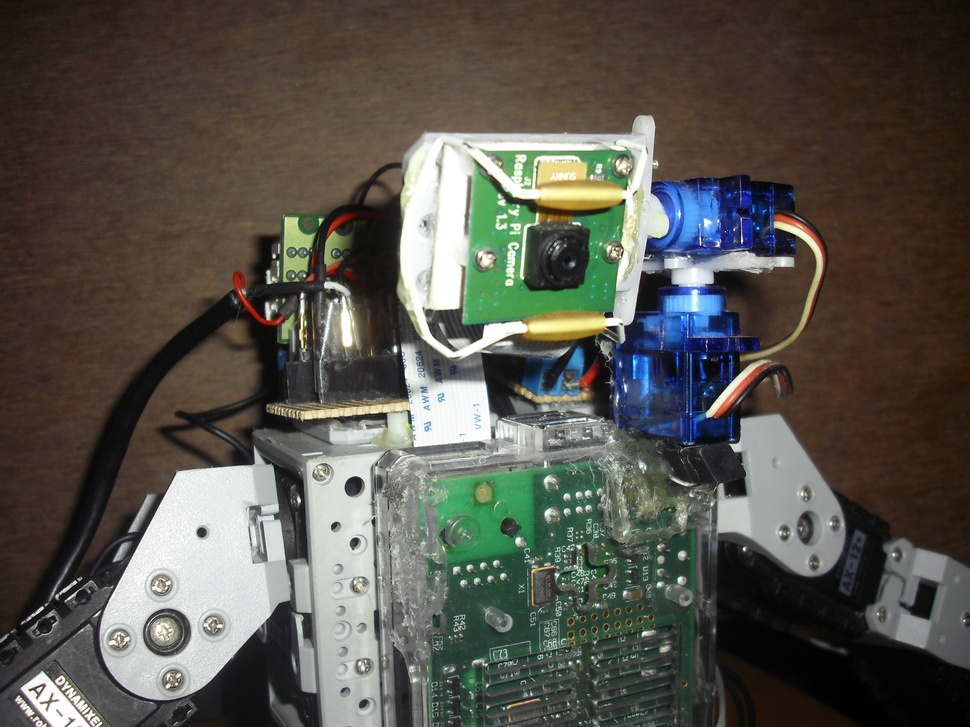
//> input picture Paper/CIMG0025.JPG, 970 x 727 px, shrunk from 3072 x 2304 before the run, given in place of the camera
$ ./detectar   (built with g++ and OpenCV 4)
//> lines starting //> are read from the running program, lines starting //| are printed output that depends on the picture; after the words box and inside, x2 and y2 are one past the last pixel; in counts of white or black regions, pixels touching at a corner belong together
//> further down, imgTmp is the input picture: 727 rows x 970 cols, CV_8UC3; mean B, G, R 76.2, 83.9, 86.3
#include <iostream>
#include "opencv2/highgui/highgui.hpp"
#include "opencv2/imgproc/imgproc.hpp"
#include <stdio.h>
#include "opencv2/opencv.hpp"
#include "opencv2/core/core.hpp"
#include "opencv2/features2d/features2d.hpp"

#include "opencv2/calib3d/calib3d.hpp"
//#include "opencv2/nonfree/nonfree.hpp"

#include <string>   // for strings
#include <iomanip>  // for controlling float print precision
#include <sstream>  // string to number conversion

//#include "RaspiCamCV.h"

using namespace cv;
using namespace std;

// valor de la presicion al comparar las imagenes valores 15-30 difieren en gran cantidad valores 30- infinito mas se parecen


#define presicion 40


double getPSNR(const Mat& I1, const Mat& I2)
{
 Mat s1;
 absdiff(I1, I2, s1);       // |I1 - I2|
//> s1: 727 rows x 970 cols, CV_8UC3; every value is 0
 s1.convertTo(s1, CV_32F);  // cannot make a square on 8 bits
//> s1: 727 rows x 970 cols, CV_32FC3; every value is 0
 s1 = s1.mul(s1);           // |I1 - I2|^2

 Scalar s = sum(s1);         // sum elements per channel
//> s = Scalar(0)

 double sse = s.val[0] + s.val[1] + s.val[2]; // sum channels
//> sse = 0

 if( sse <= 1e-10) // for small values return zero
     return 0;
 else
 {
     double  mse =sse /(double)(I1.channels() * I1.total());
     double psnr = 10.0*log10((255*255)/mse);
     return psnr;
 }
}


int main (int argc, char ** argv) {

	// Valor del trigger
	int trigger = 35;

	// Valor del retardo
	int delay = 10;

	// capturar la camara en vivo
	// "0" es el numero del dspositivo
	VideoCapture camara(0);


	if (!camara.isOpened())

    {
		cout << "No se pudo abrir la camara" << endl;
		return -1;
	}


  // [21 lines of commented-out code are left out]
  namedWindow("video",CV_WINDOW_AUTOSIZE);

  /* Para calcular el HUE, Saturacion y Valor
   * de la pelota
   */

  int iLowH = 0;
  int iHighH = 94; // Color especifico a buscar

  int iLowS = 75;
  int iHighS = 255;

  int iLowV = 78;
  int iHighV = 255;

   // Crear un control para cambiar la HUE (0 - 179)
  createTrackbar("LowH", "video", &iLowH, 179); //Hue (0 - 179)
  createTrackbar("HighH", "video", &iHighH, 179);

  // Crear un control para cambiar la saturacion (0-255)
  createTrackbar("LowS", "video", &iLowS, 255); //Saturation (0 - 255)
  createTrackbar("HighS", "video", &iHighS, 255);

  // Crear un control para cambiar el valor (0-255)
  createTrackbar("LowV", "video", &iLowV, 255);//Value (0 - 255)
  createTrackbar("HighV", "video", &iHighV, 255);

  namedWindow("video1",CV_WINDOW_AUTOSIZE);
  /* Para calcular el HUE, Saturacion y Valor
   * de la Arqueria
   */

  int ALowH = 96 ;
  int AHighH = 120; // Color especifico a buscar

  int ALowS = 116;
  int AHighS = 199;

  int ALowV = 71;
  int AHighV = 255;

  // Crear un control para cambiar la HUE (0 - 179)
  createTrackbar("LowH", "video1", &ALowH, 179); //Hue (0 - 179)
  createTrackbar("HighH", "video1", &AHighH, 179);

  // Crear un control para cambiar la saturacion (0-255)
  createTrackbar("LowS", "video1", &ALowS, 255); //Saturation (0 - 255)
  createTrackbar("HighS", "video1", &AHighS, 255);

  // Crear un control para cambiar el valor (0-255)
  createTrackbar("LowV", "video1", &ALowV, 255);//Value (0 - 255)
  createTrackbar("HighV", "video1", &AHighV, 255);


  //Un cuadro temporal
  Mat imgTmp;
  camara.read(imgTmp);
  //imgTmp  = raspiCamCvQueryFrame(camara);

  int iLastX = -1;
  int iLastY = -1;

  Mat imagenReferencia;
  double valorPSNR;
  camara.read(imagenReferencia);
  imshow("Referencia", imagenReferencia); //show the original image

  while (1)
    {
      Mat cuadro;
      Mat imgOriginal;
      //Create a black image with the size as the camera output
      Mat imgLines = Mat::zeros( imgTmp.size(), CV_8UC3 );;

      bool bSuccess = camara.read(imgOriginal); // leer un cuadro del video
      //IplImage* imgO = raspiCamCvQueryFrame(camara);
      //imgOriginal = Mat(imgO,false);

	  //referenciaOscuro >> imagenReferencia;
      if (!bSuccess)
	  {
		  cout << "Cannot read a frame from video stream" << endl;
		  break;
	  }
      Mat imgHSV;

///////////////////////////////// PSNR /////////////////////////////////////////////////

      valorPSNR = getPSNR(imgOriginal,imagenReferencia);
//> valorPSNR = 0
      //cout << setiosflags(ios::fixed) << setprecision(3) << valorPSNR << "dB";
      cout  << valorPSNR ;
//| 0
      if (valorPSNR > presicion){
		  cout << "me cai hacia abajo ";

      }

      //Convertir el cuadro de BGR a HSV
      cvtColor(imgOriginal, imgHSV, CV_HSV2RGB);
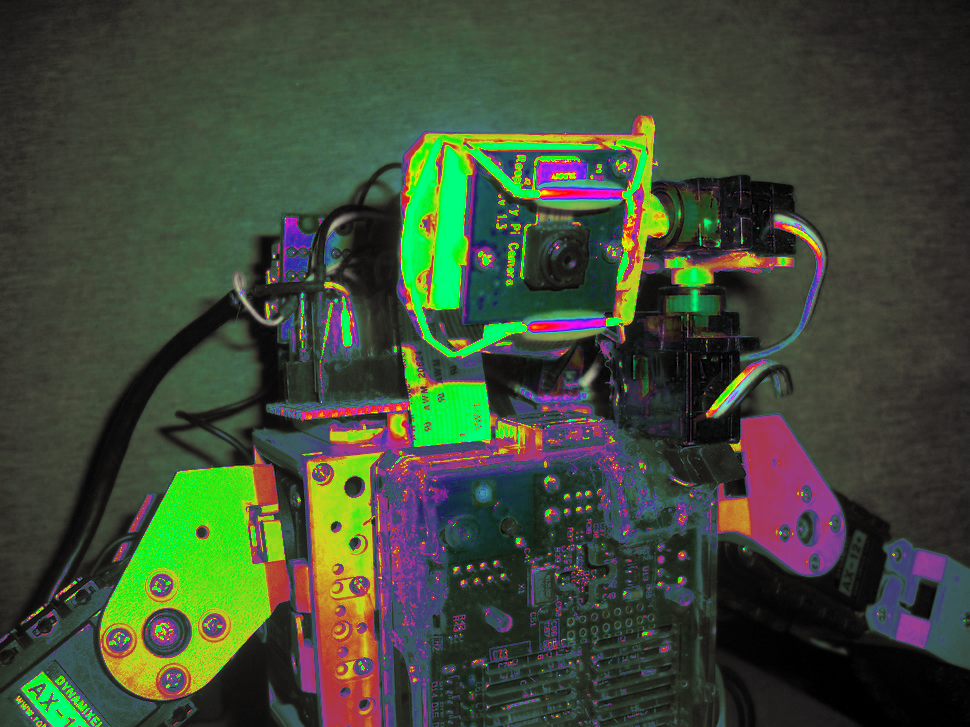
//> imgHSV: 727 rows x 970 cols, CV_8UC3; mean R, G, B 62.7, 73.8, 55.1
      Mat imgFiltro;

      Mat imgArqueria;
      /********* PARA LA PELOTA  ********/


      inRange(imgHSV, Scalar(iLowH, iLowS, iLowV), Scalar(iHighH, iHighS, iHighV), imgFiltro); //Threshold the image
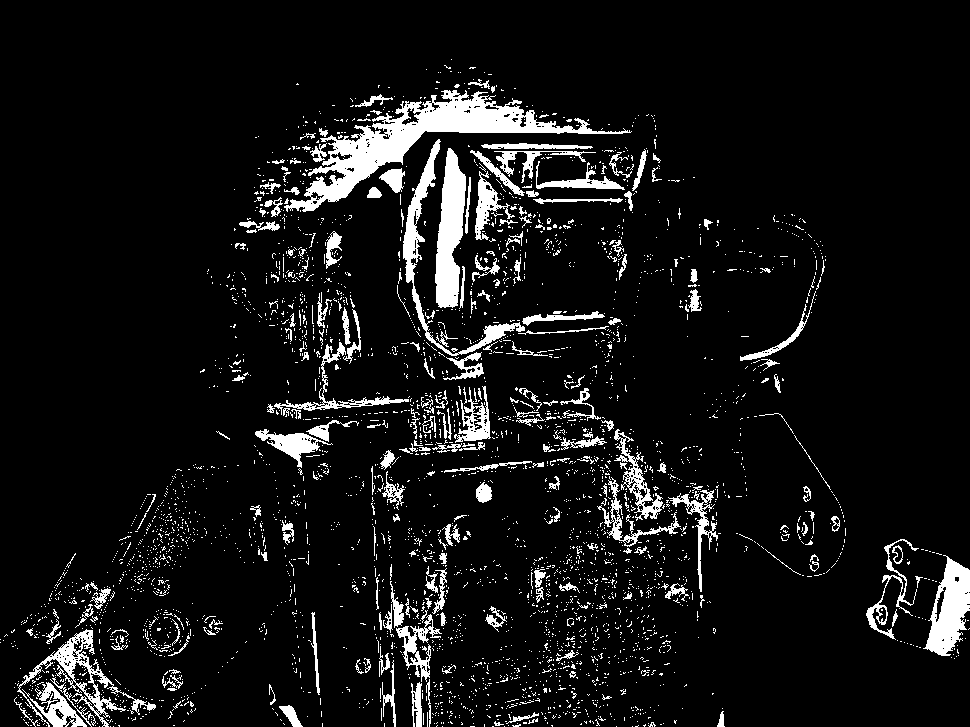
//> imgFiltro: 727 rows x 970 cols, CV_8UC1; 8.1% white; 3621 white regions (3369 under 20 px), largest, box (x1, y1, x2, y2) and area: (284, 90, 632, 212) 8927, (435, 148, 466, 308) 3223, (923, 555, 970, 656) 2610

      //morphological opening (removes small objects from the foreground)
      erode(imgFiltro, imgFiltro, getStructuringElement(MORPH_ELLIPSE, Size(5, 5)) );
      dilate( imgFiltro,imgFiltro, getStructuringElement(MORPH_ELLIPSE, Size(5, 5)) );

      //morphological closing (removes small holes from the foreground)
      dilate( imgFiltro, imgFiltro, getStructuringElement(MORPH_ELLIPSE, Size(5, 5)) );
      erode(imgFiltro, imgFiltro, getStructuringElement(MORPH_ELLIPSE, Size(5, 5)) );
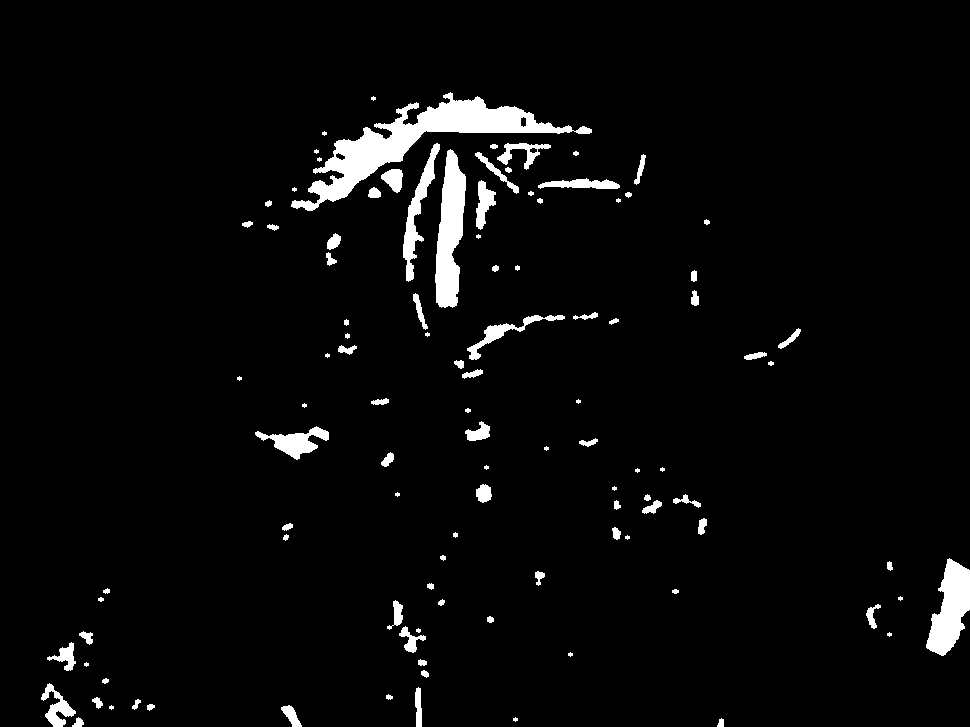
//> imgFiltro: 727 rows x 970 cols, CV_8UC1; 3.7% white; 107 white regions (26 under 20 px), largest, box (x1, y1, x2, y2) and area: (291, 92, 592, 211) 7907, (435, 149, 466, 308) 3212, (926, 558, 970, 656) 2509


	  /********* PARA LA ARQUERIA ********/
	  inRange(imgHSV, Scalar(ALowH, ALowS, ALowV), Scalar(AHighH, AHighS, AHighV), imgArqueria); //Threshold the image
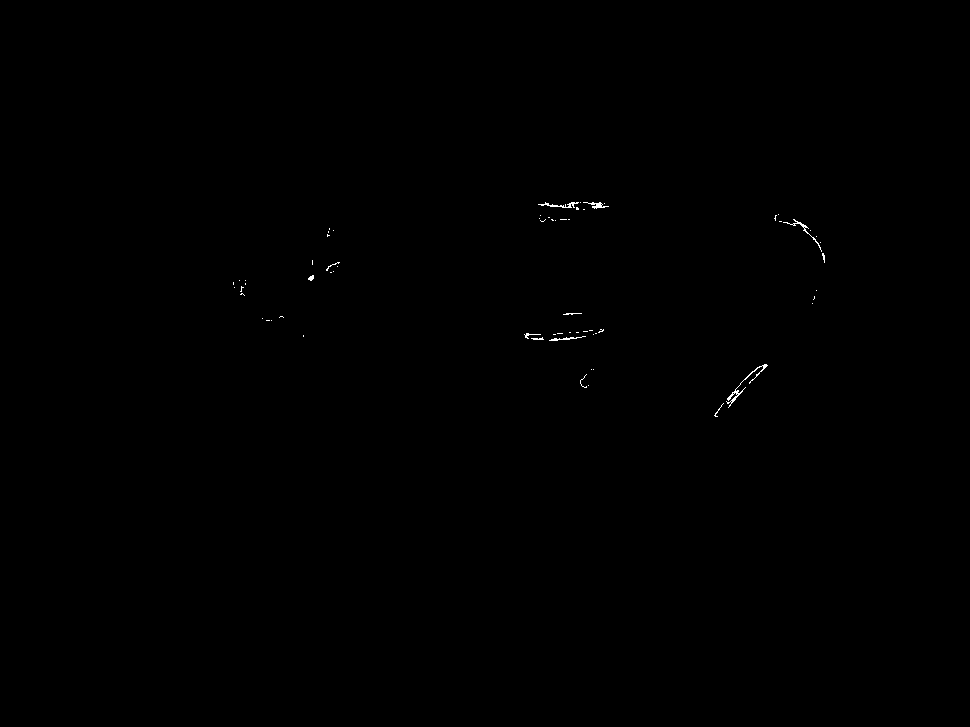
//> imgArqueria: 727 rows x 970 cols, CV_8UC1; 0.12% white in thin lines or dots, all inside (x1, y1, x2, y2) = (233, 202, 825, 417)

      //morphological opening (removes small objects from the foreground)
      erode(imgArqueria, imgArqueria, getStructuringElement(MORPH_ELLIPSE, Size(5, 5)) );
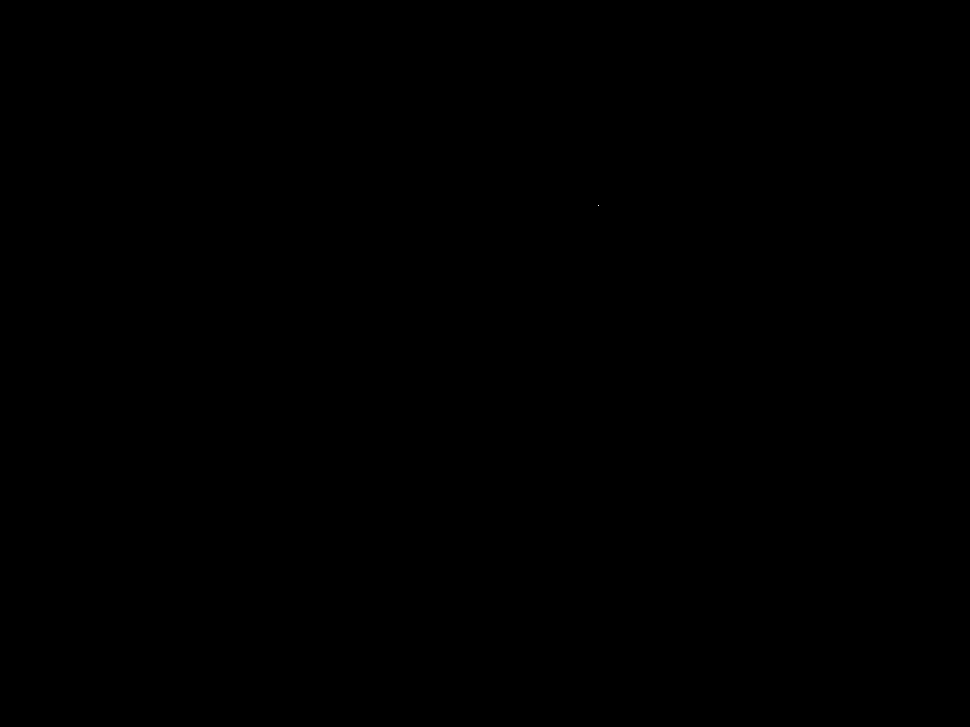
//> imgArqueria: 727 rows x 970 cols, CV_8UC1; 0% white in thin lines or dots, all inside (x1, y1, x2, y2) = (598, 205, 599, 206)
      dilate( imgArqueria,imgArqueria, getStructuringElement(MORPH_ELLIPSE, Size(5, 5)) );
//> imgArqueria: 727 rows x 970 cols, CV_8UC1; 0% white; 1 white region (1 under 20 px)

      //morphological closing (removes small holes from the foreground)
      dilate( imgArqueria, imgArqueria, getStructuringElement(MORPH_ELLIPSE, Size(5, 5)) );
//> imgArqueria: 727 rows x 970 cols, CV_8UC1; 0.01% white; 1 white region, box (x1, y1, x2, y2) and area: (594, 201, 603, 210) 57
      erode(imgArqueria, imgArqueria, getStructuringElement(MORPH_ELLIPSE, Size(5, 5)) );

	  /********** Para PElota ******/
      Moments pMomentos = moments(imgFiltro);
//> pMomentos = moments, m00 6604245, centre m10/m00, m01/m00 = (477.7, 316.6)
      double dM01 = pMomentos.m01;
//> dM01 = 2.09e+09
      double dM10 = pMomentos.m10;
//> dM10 = 3.15e+09
      double dArea = pMomentos.m00;
//> dArea = 6604245
      /********* Para Arqueria *****/
	  Moments AMomentos = moments(imgArqueria);
//> AMomentos = moments, m00 4335, centre m10/m00, m01/m00 = (598, 205)
	  double AM01 = AMomentos.m01;
//> AM01 = 888675
      double AM10 = AMomentos.m10;
//> AM10 = 2592330
      double AArea = AMomentos.m00;
//> AArea = 4335

	  if (dArea > 10000)
	{

	  int posX = dM10 / dArea;
//> posX = 477
	  int posY = dM01 / dArea;
//> posY = 316

      // Arqueria

	  int posX1 = AM10 / AArea;
//> posX1 = 598
	  int posY1 = AM01 / AArea;
//> posY1 = 205

	  CvPoint horizonIni = cvPoint(00,(imgLines.size().height)/2);
//> horizonIni = Point(0, 363)
	  CvPoint horizonFin = cvPoint(imgLines.size().width,(imgLines.size().height)/2);
//> horizonFin = Point(970, 363)
	  CvPoint verticalIni = cvPoint((imgLines.size().width)/2,(imgLines.size().height)/2);
//> verticalIni = Point(485, 363)
	  CvPoint verticalFin = cvPoint(((imgLines.size().width)/2),imgLines.size().height);
//> verticalFin = Point(485, 727)

	  if (iLastX >= 0 && iLastY >= 0 && posX >= 0 && posY >= 0)
	    {

			// horizontal
			line(imgLines,horizonIni,horizonFin, cvScalar(0,255,0), 1);
			// vertical
			line(imgLines, verticalIni,verticalFin, cvScalar(0,255,0), 1);

			cout <<  imgTmp.size().height<< endl;
			// Pelota
			//circle(imgLines,Point2f(posX,posY),50,Scalar(255,0,0),1,CV_AA,0);
			// Arqueria
			circle(imgLines,Point2f(posX1,posY1),50,Scalar(255,0,0),1,CV_AA,0);

			/*******  Seguir Pelota **********/

			if (posY1 < horizonIni.y){

				cout << " Camino hacia adelante";

			} else {
				if (posX1 < verticalIni.x){
					cout << " Camino a la Izq";

				} else
					cout << " Camino a la Derecha"  ;
			}
		}

	  iLastX = posX;
//> iLastX = 477
	  iLastY = posY;
//> iLastY = 316
	}
      imshow("Thresholded Image", imgFiltro); //show the thresholded image
	  imshow("Thresholded1 Image", imgArqueria); //show the thresholded image

      imgOriginal = imgOriginal + imgLines;
      imshow("Original", imgOriginal); //show the original image

      if (waitKey(30) == 27)
//> the Esc key is pressed
	{
	  cout << "esc key is pressed by user" << endl;
	  break;
	}
    }
  return 0;

}
